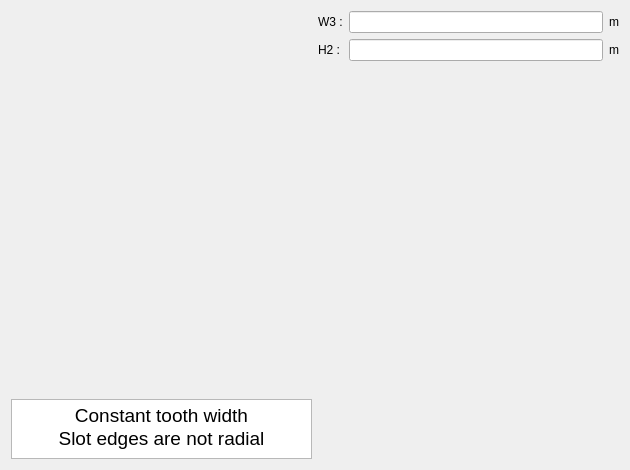
<?xml version="1.0" encoding="UTF-8"?>
<ui version="4.0">
 <class>PWSlot24</class>
 <widget class="QWidget" name="PWSlot24">
  <property name="geometry">
   <rect>
    <x>0</x>
    <y>0</y>
    <width>630</width>
    <height>470</height>
   </rect>
  </property>
  <property name="minimumSize">
   <size>
    <width>630</width>
    <height>470</height>
   </size>
  </property>
  <property name="maximumSize">
   <size>
    <width>16777215</width>
    <height>16777215</height>
   </size>
  </property>
  <property name="windowTitle">
   <string>Form</string>
  </property>
  <layout class="QHBoxLayout" name="horizontalLayout">
   <item>
    <layout class="QVBoxLayout" name="verticalLayout_2">
     <item>
      <widget class="QLabel" name="img_slot">
       <property name="sizePolicy">
        <sizepolicy hsizetype="Expanding" vsizetype="Expanding">
         <horstretch>0</horstretch>
         <verstretch>0</verstretch>
        </sizepolicy>
       </property>
       <property name="maximumSize">
        <size>
         <width>16777215</width>
         <height>16777215</height>
        </size>
       </property>
       <property name="text">
        <string/>
       </property>
       <property name="pixmap">
        <pixmap resource="../../../../Resources/pyleecan.qrc">:/images/images/MachineSetup/WSlot/Slot 24.PNG</pixmap>
       </property>
       <property name="scaledContents">
        <bool>true</bool>
       </property>
      </widget>
     </item>
     <item>
      <widget class="QTextEdit" name="textEdit">
       <property name="sizePolicy">
        <sizepolicy hsizetype="Expanding" vsizetype="Fixed">
         <horstretch>0</horstretch>
         <verstretch>0</verstretch>
        </sizepolicy>
       </property>
       <property name="maximumSize">
        <size>
         <width>16777215</width>
         <height>60</height>
        </size>
       </property>
       <property name="html">
        <string>&lt;!DOCTYPE HTML PUBLIC &quot;-//W3C//DTD HTML 4.0//EN&quot; &quot;http://www.w3.org/TR/REC-html40/strict.dtd&quot;&gt;
&lt;html&gt;&lt;head&gt;&lt;meta name=&quot;qrichtext&quot; content=&quot;1&quot; /&gt;&lt;style type=&quot;text/css&quot;&gt;
p, li { white-space: pre-wrap; }
&lt;/style&gt;&lt;/head&gt;&lt;body style=&quot; font-family:'MS Shell Dlg 2'; font-size:7.8pt; font-weight:400; font-style:normal;&quot;&gt;
&lt;p align=&quot;center&quot; style=&quot; margin-top:0px; margin-bottom:0px; margin-left:0px; margin-right:0px; -qt-block-indent:0; text-indent:0px;&quot;&gt;&lt;span style=&quot; font-size:14pt;&quot;&gt;Constant tooth width&lt;/span&gt;&lt;/p&gt;
&lt;p align=&quot;center&quot; style=&quot; margin-top:0px; margin-bottom:0px; margin-left:0px; margin-right:0px; -qt-block-indent:0; text-indent:0px;&quot;&gt;&lt;span style=&quot; font-size:14pt;&quot;&gt;Slot edges are not radial&lt;/span&gt;&lt;/p&gt;&lt;/body&gt;&lt;/html&gt;</string>
       </property>
      </widget>
     </item>
    </layout>
   </item>
   <item>
    <layout class="QVBoxLayout" name="verticalLayout">
     <item>
      <layout class="QGridLayout" name="gridLayout">
       <item row="0" column="0">
        <widget class="QLabel" name="in_W3">
         <property name="text">
          <string>W3 :</string>
         </property>
        </widget>
       </item>
       <item row="0" column="1">
        <widget class="FloatEdit" name="lf_W3"/>
       </item>
       <item row="0" column="2">
        <widget class="QLabel" name="unit_W3">
         <property name="text">
          <string>m</string>
         </property>
        </widget>
       </item>
       <item row="1" column="0">
        <widget class="QLabel" name="in_H2">
         <property name="text">
          <string>H2 :</string>
         </property>
        </widget>
       </item>
       <item row="1" column="1">
        <widget class="FloatEdit" name="lf_H2"/>
       </item>
       <item row="1" column="2">
        <widget class="QLabel" name="unit_H2">
         <property name="text">
          <string>m</string>
         </property>
        </widget>
       </item>
      </layout>
     </item>
     <item>
      <widget class="WWSlotOut" name="w_out" native="true"/>
     </item>
    </layout>
   </item>
  </layout>
 </widget>
 <customwidgets>
  <customwidget>
   <class>FloatEdit</class>
   <extends>QLineEdit</extends>
   <header>pyleecan.GUI/Tools/FloatEdit.h</header>
  </customwidget>
  <customwidget>
   <class>WWSlotOut</class>
   <extends>QWidget</extends>
   <header>pyleecan.GUI.Dialog.DMachineSetup.SWSlot.WWSlotOut.WWSlotOut.h</header>
   <container>1</container>
  </customwidget>
 </customwidgets>
 <resources>
  <include location="../../../../Resources/pyleecan.qrc"/>
  <include location="../../../../Resources/pyleecan.qrc"/>
  <include location="../../../../Resources/pyleecan.qrc"/>
 </resources>
 <connections/>
</ui>
